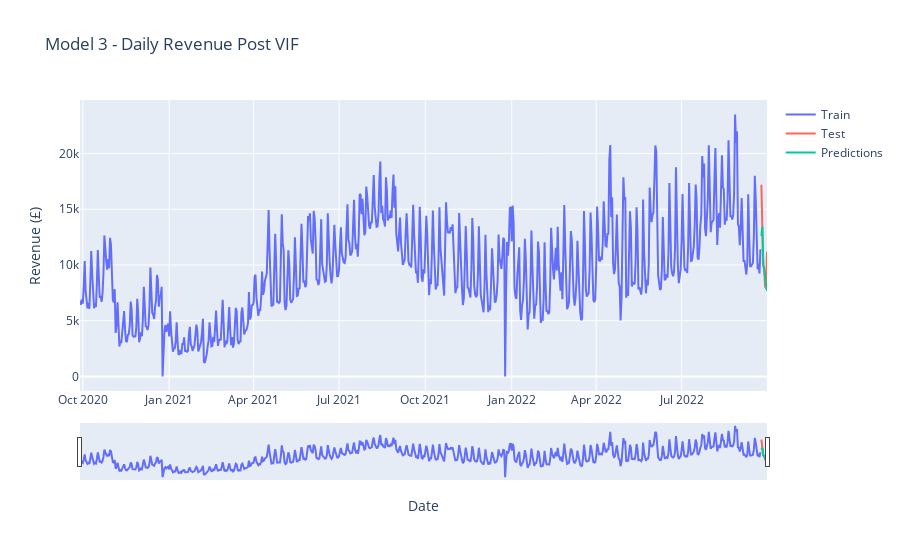

Notebook source saved alongside this figure:
### Code cell
bakery.full_lreg(independent_variables_3, train_daily['Total_Revenue'], X_test_daily,
                 train_daily, test_daily, 'Model 3 - Daily Revenue Post VIF',
                 test_daily['Total_Revenue'], 'daily forecast')

### Figure 1 — Plotly figure (JSON) as saved in the notebook; plotly's stock layout.template omitted (floating-point values rounded to 4 significant figures; data arrays with more than 128 entries replaced by an {"elided": "..."} marker saying what was removed)
{"data": [{"mode": "lines", "name": "Train", "type": "scatter", "x": {"elided": "726 str values"}, "y": {"elided": "726 float values"}}, {"line": {"color": "#FF6459"}, "mode": "lines", "name": "Test", "type": "scatter", "x": ["2022-09-24T00:00:00", "2022-09-25T00:00:00", "2022-09-26T00:00:00", "2022-09-27T00:00:00", "2022-09-28T00:00:00", "2022-09-29T00:00:00", "2022-09-30T00:00:00"], "y": [17190.0, 14180.0, 9933.0, 9718.0, 8070.0, 7877.0, 11180.0]}, {"mode": "lines", "name": "Predictions", "type": "scatter", "x": ["2022-09-24T00:00:00", "2022-09-25T00:00:00", "2022-09-26T00:00:00", "2022-09-27T00:00:00", "2022-09-28T00:00:00", "2022-09-29T00:00:00", "2022-09-30T00:00:00"], "y": [12600.0, 13440.0, 10120.0, 9556.0, 8521.0, 8106.0, 7676.0]}], "layout": {"title": {"text": "Model 3 - Daily Revenue Post VIF"}, "xaxis": {"rangeslider": {"visible": true}, "title": {"text": "Date"}}, "yaxis": {"title": {"text": "Revenue (£)"}}}}
